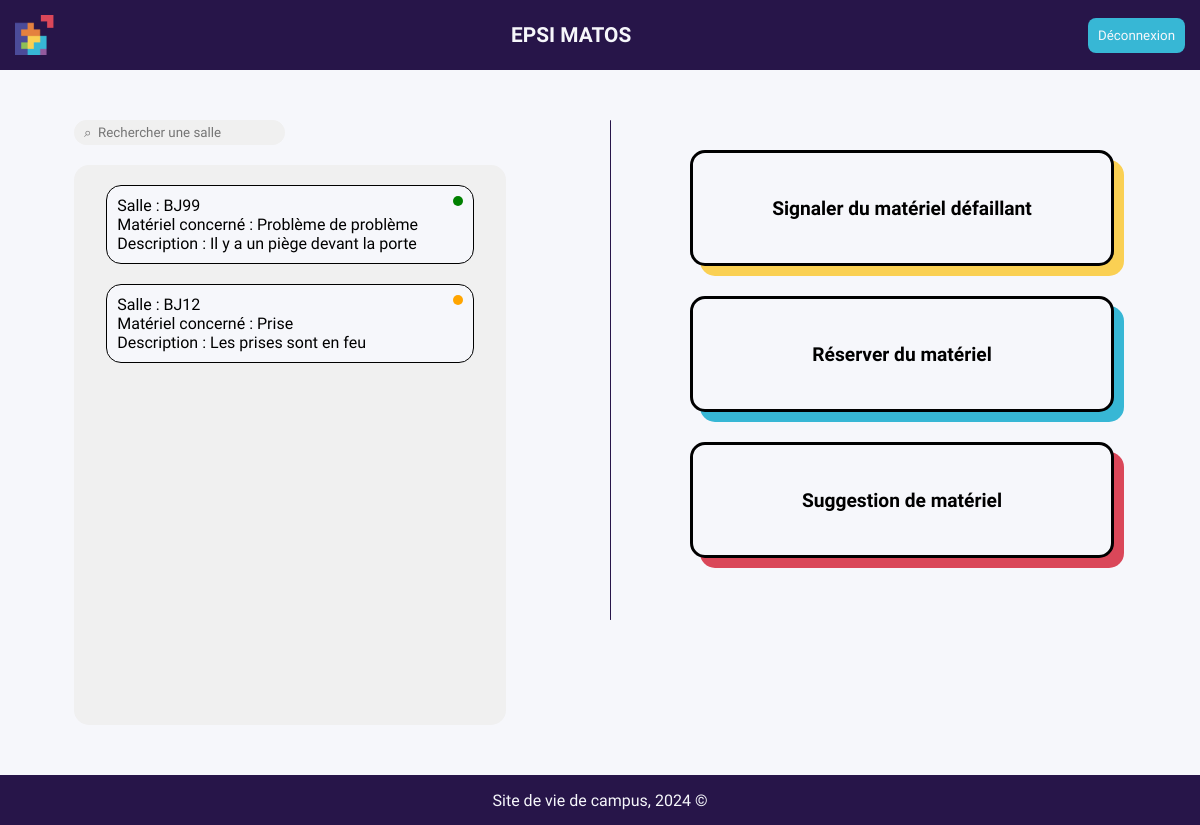
Screenshot of / (signed in) with the database file from the repository.
### tables this page shows
CREATE TABLE signalement(
    id INTEGER PRIMARY KEY AUTOINCREMENT,
    titre TEXT NOT NULL,
    salle TEXT NOT NULL,
    description TEXT NOT NULL,
    etat TEXT NOT NULL,
    id_user INTEGER,
    FOREIGN KEY (id_user) REFERENCES user(id)
);

### __init__.py (the view)
@app.route('/')
def ReadBDD():
    if 'authentifie' in session and session['authentifie']:
        conn = sqlite3.connect('database/database.db')
        cursor = conn.cursor()
        cursor.execute('SELECT titre, salle, description, etat FROM signalement')
        data = cursor.fetchall()
        conn.close()
        return render_template('home.html', data=data)
    else:
        return redirect('/')

### templates/home.html (shortened to what this page needs)
<!DOCTYPE html>
<html lang="fr">
<head>
    <link rel="stylesheet" type="text/css" href="{{ url_for('static', filename='css/header.css') }}">
    <link rel="stylesheet" type="text/css" href="{{ url_for('static', filename='css/home.css') }}">
</head>
<body>
    {% include 'header.html' %}
    <div id="home-container">
        <div id="left-section">
            <div id="left-items-container">
                <input class="searchbar" type="text" placeholder="⌕  Rechercher une salle">
                <div id="list-reports">
                    {% for row in data %}
                    <div id="report">
                        <div id="report-first-row">
                            Salle : {{ row[1] }}
                            <div id="status-color" class="{{ row[3] }}"></div>
                        </div>
                        <div>Matériel concerné : {{ row[0] }}</div>
                        <div>Description : {{ row[2] }}</div>
                    </div>
                    {% endfor %}
                </div>
            </div>
        </div>
        <div id="home-links">
            <a href="/report">
                <div class="custom-container" id="reports-bloc">
                    Signaler du matériel défaillant
                </div>
            </a>
            <a href="/booking">
                <div class="custom-container" id="bookings-bloc">
                    Réserver du matériel
                </div>
            </a>
            <a href="/suggestion">
                <div class="custom-container" id="suggestions-bloc">
                    Suggestion de matériel
                </div>
            </a>
        </div>
    </div>
</body>
<footer>
    {% include 'footer.html' %}
</footer>
</html>

### static/css/home.css (style rules this page uses)
#reports-bloc, #bookings-bloc, #suggestions-bloc { margin: 30px; height: 70px; width: 70%; }
#bookings-bloc { box-shadow: 10px 10px var(--blue); }
#suggestions-bloc { box-shadow: 10px 10px var(--pink); }
#home-container { display: flex; justify-content: space-between; margin-top: 50px; }
#home-links { width: 45%; }
#left-section { display: flex; flex-direction: column; justify-content: space-around; align-items: center; padding-left: 20px; width: 45%; }
#left-items-container { width: 80%; }
.searchbar { background-color: var(--light-grey); color: var(--grey); border-radius: 15px; border-style: none; padding: 5px 10px; margin-bottom: 20px; }
#list-reports { display: flex; flex-direction: column; border-radius: 15px; background-color: var(--light-grey); align-items: center; height: 70vh; width: 100%; }
#report { width: 80%; border-radius: 15px; border: 1px solid var(--black); padding: 10px; background-color: var(--white); margin-top: 20px; }
#report-first-row { display: flex; justify-content: space-between; }
.ferme { width: 10px; height: 10px; border-radius: 15px; background-color: green; }
.en-cours { width: 10px; height: 10px; border-radius: 15px; background-color: orange; }

### static/css/theme.css (style rules this page uses)
:root { --deep-purple: #271549; --blue: #37B7D5; --yellow: #FAD053; --orange: #FF6900; --white: #f6f7fb; --black: #000000; --pink: #DA4759; --light-purple: #BA33D4; --light-grey: #F0F0F0; --grey: #C6C6C6; --dark-grey: #6F6F6F; }
* { font-family: 'Source Sans 3', sans-serif; margin: 0; padding: 0; }
body { background-color: var(--white) }
a { text-decoration: none; color: var(--black); }
.custom-container { border-radius: 15px; background-color: var(--white); border: 3px var(--black) solid; font-size: 1.2em; font-weight: 600; text-align: center; align-content: center; padding: 20px; box-shadow: 10px 10px var(--yellow); transition: ease-in-out 0.3s; }

### rows the page displays
signalement: salle "BJ99", titre "Problème de problème", description "Il y a un piège devant la porte"
signalement: salle "BJ12", titre "Prise", description "Les prises sont en feu"
